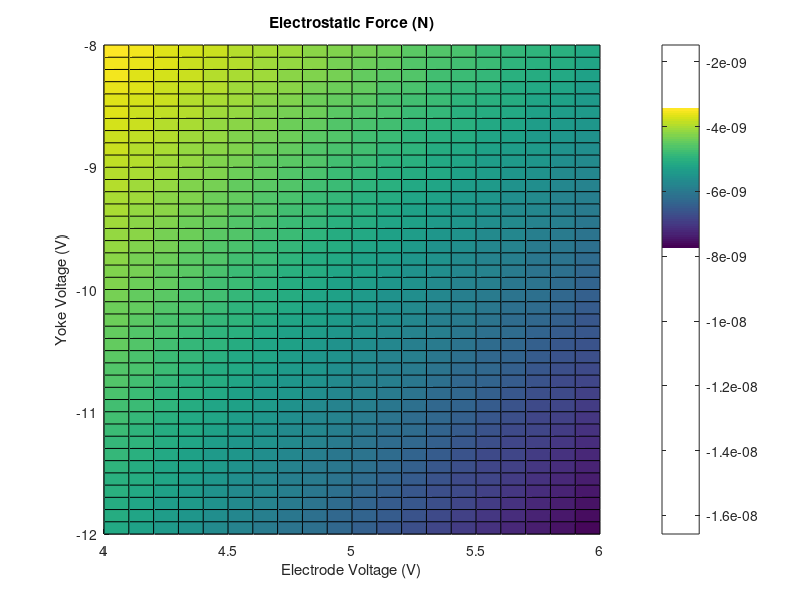

This figure's MATLAB source:
% Jacob Hoffer

function simulation_a()

v_e = 4:0.1:6;
v_y = -12:0.1:-8;

[X,Y] = meshgrid(v_e, v_y);

F = 4 * 3.14 * 8.55e-12 .* X .* Y;

close all;

figure(); hold on; grid on;
surf(X,Y,F);
title('Electrostatic Force (N)');
xlabel('Electrode Voltage (V)');
ylabel('Yoke Voltage (V)');
colorbar;

end